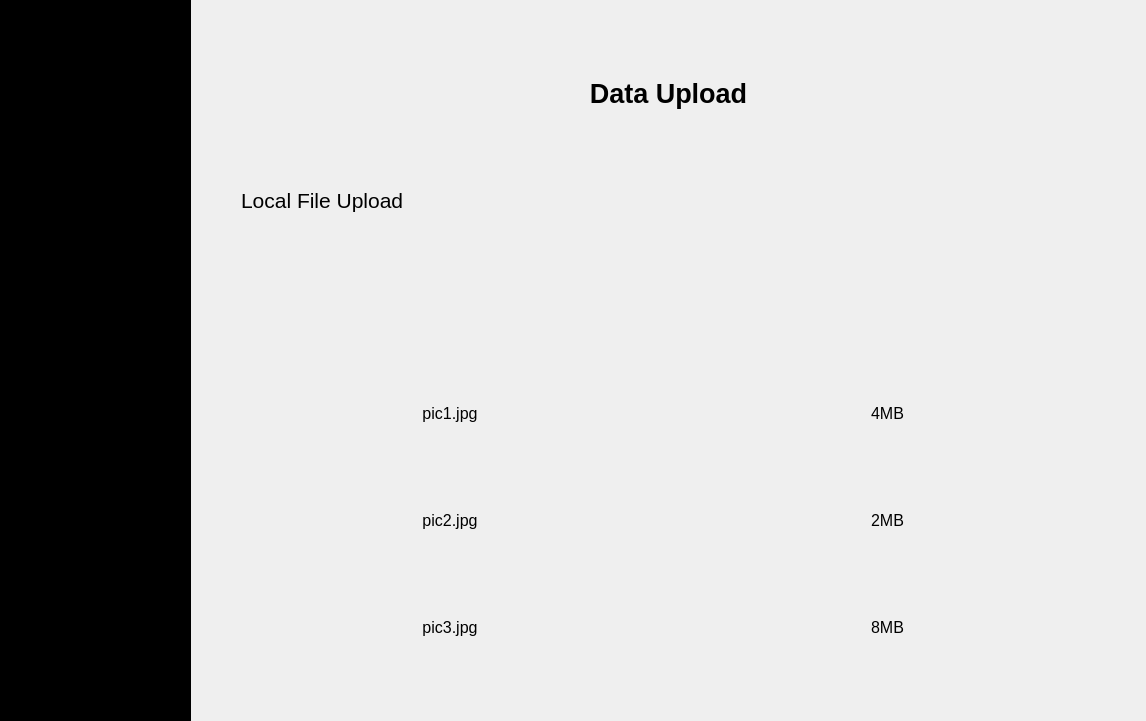
<?xml version="1.0" encoding="UTF-8"?>
<ui version="4.0">
 <class>Dialog</class>
 <widget class="QDialog" name="Dialog">
  <property name="windowModality">
   <enum>Qt::NonModal</enum>
  </property>
  <property name="enabled">
   <bool>true</bool>
  </property>
  <property name="geometry">
   <rect>
    <x>0</x>
    <y>0</y>
    <width>1146</width>
    <height>721</height>
   </rect>
  </property>
  <property name="acceptDrops">
   <bool>false</bool>
  </property>
  <property name="windowTitle">
   <string>Login</string>
  </property>
  <layout class="QHBoxLayout" name="horizontalLayout_4" stretch="1,5">
   <property name="spacing">
    <number>0</number>
   </property>
   <property name="leftMargin">
    <number>0</number>
   </property>
   <property name="topMargin">
    <number>0</number>
   </property>
   <property name="rightMargin">
    <number>0</number>
   </property>
   <property name="bottomMargin">
    <number>0</number>
   </property>
   <item>
    <layout class="QVBoxLayout" name="verticalLayout_3" stretch="1,2,2,2,2,5">
     <property name="spacing">
      <number>0</number>
     </property>
     <property name="bottomMargin">
      <number>0</number>
     </property>
     <item>
      <widget class="ClickableLabel" name="logo">
       <property name="enabled">
        <bool>true</bool>
       </property>
       <property name="styleSheet">
        <string notr="true">background-color: rgb(0, 0, 0);</string>
       </property>
       <property name="text">
        <string/>
       </property>
       <property name="pixmap">
        <pixmap>../Image/Register/ICMS.png</pixmap>
       </property>
       <property name="scaledContents">
        <bool>false</bool>
       </property>
       <property name="alignment">
        <set>Qt::AlignCenter</set>
       </property>
      </widget>
     </item>
     <item>
      <widget class="QWidget" name="widget" native="true">
       <property name="styleSheet">
        <string notr="true">background-color: rgb(0, 0, 0);</string>
       </property>
      </widget>
     </item>
     <item>
      <widget class="ClickableLabel" name="sidebar_home">
       <property name="minimumSize">
        <size>
         <width>0</width>
         <height>0</height>
        </size>
       </property>
       <property name="mouseTracking">
        <bool>false</bool>
       </property>
       <property name="autoFillBackground">
        <bool>false</bool>
       </property>
       <property name="styleSheet">
        <string notr="true">background-color: rgb(0, 0, 0);</string>
       </property>
       <property name="frameShadow">
        <enum>QFrame::Plain</enum>
       </property>
       <property name="text">
        <string/>
       </property>
       <property name="pixmap">
        <pixmap>../Image/Register/home.png</pixmap>
       </property>
       <property name="scaledContents">
        <bool>false</bool>
       </property>
       <property name="alignment">
        <set>Qt::AlignCenter</set>
       </property>
      </widget>
     </item>
     <item>
      <widget class="ClickableLabel" name="sidebar_record">
       <property name="styleSheet">
        <string notr="true">background-color: rgb(0, 0, 0);</string>
       </property>
       <property name="text">
        <string/>
       </property>
       <property name="pixmap">
        <pixmap>../Image/Register/search.png</pixmap>
       </property>
       <property name="alignment">
        <set>Qt::AlignCenter</set>
       </property>
      </widget>
     </item>
     <item>
      <widget class="ClickableLabel" name="sidebar_logout">
       <property name="layoutDirection">
        <enum>Qt::LeftToRight</enum>
       </property>
       <property name="styleSheet">
        <string notr="true">background-color: rgb(0, 0, 0);</string>
       </property>
       <property name="text">
        <string/>
       </property>
       <property name="pixmap">
        <pixmap>../Image/Register/exit.png</pixmap>
       </property>
       <property name="alignment">
        <set>Qt::AlignCenter</set>
       </property>
      </widget>
     </item>
     <item>
      <widget class="QWidget" name="widget_2" native="true">
       <property name="styleSheet">
        <string notr="true">background-color: rgb(0, 0, 0);
</string>
       </property>
      </widget>
     </item>
    </layout>
   </item>
   <item>
    <layout class="QVBoxLayout" name="verticalLayout_2">
     <property name="spacing">
      <number>20</number>
     </property>
     <property name="leftMargin">
      <number>50</number>
     </property>
     <property name="topMargin">
      <number>50</number>
     </property>
     <property name="rightMargin">
      <number>50</number>
     </property>
     <property name="bottomMargin">
      <number>50</number>
     </property>
     <item>
      <widget class="QLabel" name="upload_title">
       <property name="font">
        <font>
         <pointsize>20</pointsize>
         <weight>75</weight>
         <bold>true</bold>
        </font>
       </property>
       <property name="text">
        <string>Data Upload</string>
       </property>
       <property name="alignment">
        <set>Qt::AlignCenter</set>
       </property>
      </widget>
     </item>
     <item>
      <widget class="QLabel" name="upload_title_2">
       <property name="font">
        <font>
         <pointsize>16</pointsize>
         <weight>50</weight>
         <bold>false</bold>
        </font>
       </property>
       <property name="text">
        <string>Local File Upload</string>
       </property>
       <property name="alignment">
        <set>Qt::AlignLeading|Qt::AlignLeft|Qt::AlignVCenter</set>
       </property>
       <property name="margin">
        <number>0</number>
       </property>
      </widget>
     </item>
     <item>
      <widget class="ClickableLabel" name="upload_image">
       <property name="text">
        <string/>
       </property>
       <property name="pixmap">
        <pixmap>Image/Upload/Upload.png</pixmap>
       </property>
       <property name="alignment">
        <set>Qt::AlignCenter</set>
       </property>
      </widget>
     </item>
     <item>
      <layout class="QHBoxLayout" name="horizontalLayout">
       <item>
        <widget class="QLabel" name="upload_filename1">
         <property name="font">
          <font>
           <pointsize>12</pointsize>
           <weight>50</weight>
           <bold>false</bold>
          </font>
         </property>
         <property name="text">
          <string>pic1.jpg</string>
         </property>
         <property name="alignment">
          <set>Qt::AlignCenter</set>
         </property>
        </widget>
       </item>
       <item>
        <widget class="QLabel" name="upload_filesize1">
         <property name="font">
          <font>
           <pointsize>12</pointsize>
           <weight>50</weight>
           <bold>false</bold>
          </font>
         </property>
         <property name="text">
          <string>4MB</string>
         </property>
         <property name="alignment">
          <set>Qt::AlignCenter</set>
         </property>
        </widget>
       </item>
      </layout>
     </item>
     <item>
      <layout class="QHBoxLayout" name="horizontalLayout_2">
       <item>
        <widget class="QLabel" name="upload_filename2">
         <property name="font">
          <font>
           <pointsize>12</pointsize>
           <weight>50</weight>
           <bold>false</bold>
          </font>
         </property>
         <property name="text">
          <string>pic2.jpg</string>
         </property>
         <property name="alignment">
          <set>Qt::AlignCenter</set>
         </property>
        </widget>
       </item>
       <item>
        <widget class="QLabel" name="upload_filesize2">
         <property name="font">
          <font>
           <pointsize>12</pointsize>
           <weight>50</weight>
           <bold>false</bold>
          </font>
         </property>
         <property name="text">
          <string>2MB</string>
         </property>
         <property name="alignment">
          <set>Qt::AlignCenter</set>
         </property>
        </widget>
       </item>
      </layout>
     </item>
     <item>
      <layout class="QHBoxLayout" name="horizontalLayout_3">
       <item>
        <widget class="QLabel" name="upload_filename3">
         <property name="font">
          <font>
           <pointsize>12</pointsize>
           <weight>50</weight>
           <bold>false</bold>
          </font>
         </property>
         <property name="text">
          <string>pic3.jpg</string>
         </property>
         <property name="alignment">
          <set>Qt::AlignCenter</set>
         </property>
        </widget>
       </item>
       <item>
        <widget class="QLabel" name="upload_filesize1_3">
         <property name="font">
          <font>
           <pointsize>12</pointsize>
           <weight>50</weight>
           <bold>false</bold>
          </font>
         </property>
         <property name="text">
          <string>8MB</string>
         </property>
         <property name="alignment">
          <set>Qt::AlignCenter</set>
         </property>
        </widget>
       </item>
      </layout>
     </item>
    </layout>
   </item>
  </layout>
 </widget>
 <customwidgets>
  <customwidget>
   <class>ClickableLabel</class>
   <extends>QLabel</extends>
   <header location="global">clickablelabel.h</header>
  </customwidget>
 </customwidgets>
 <resources/>
 <connections/>
</ui>
